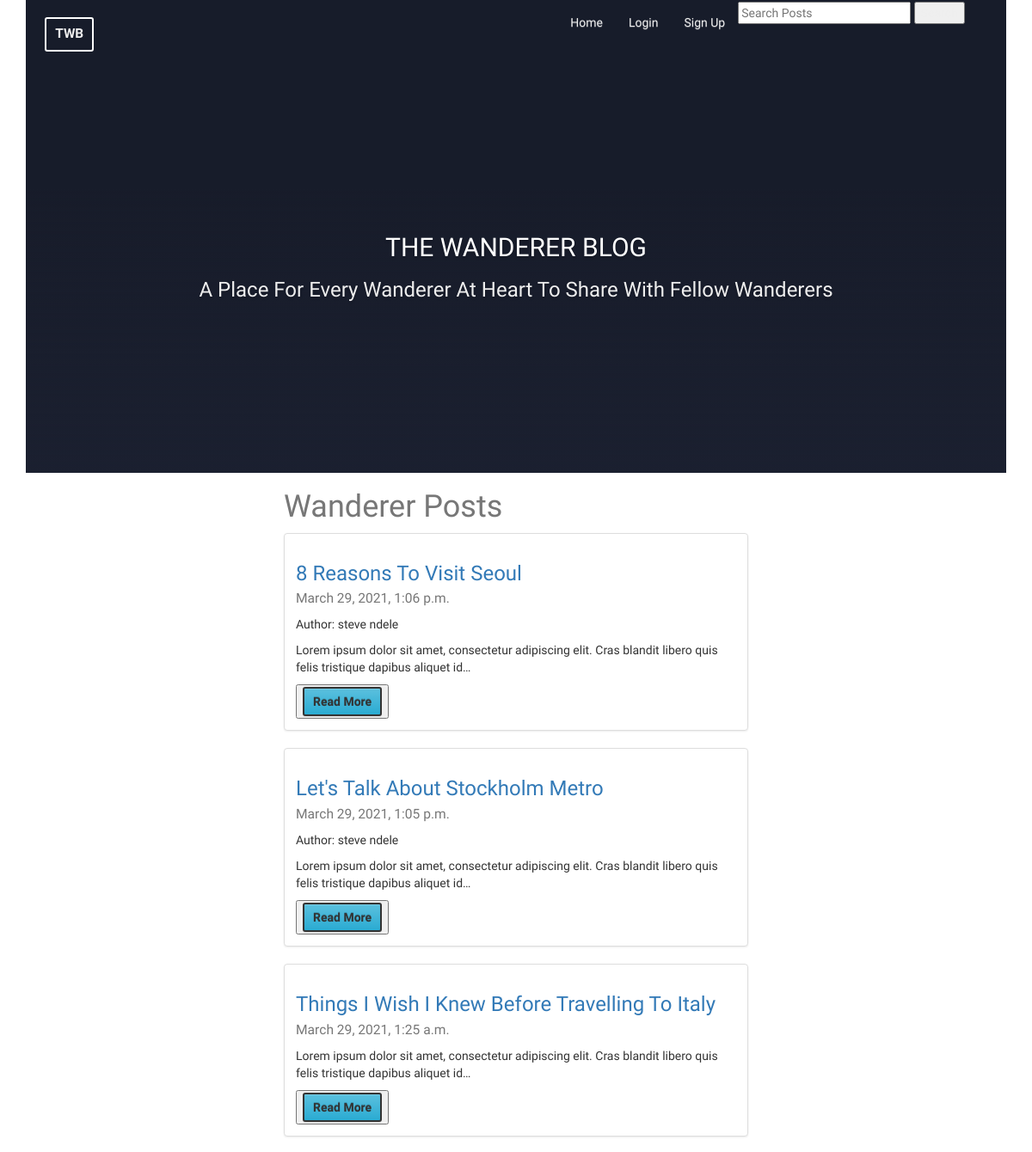
The app's page /?page=2 (upper part), older data.
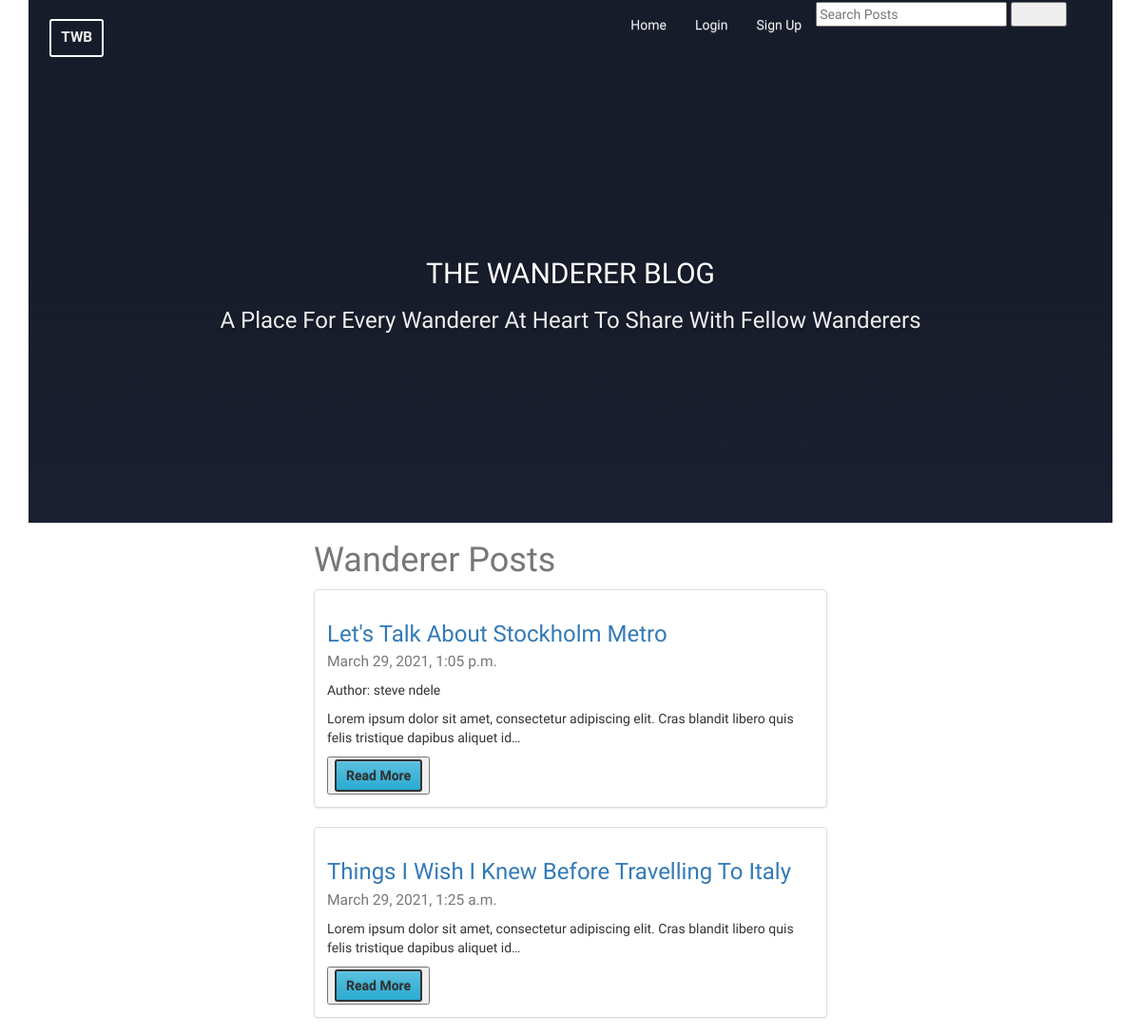
The same page, newer data.
### posts/models.py (models this page shows, shortened)
class Post(models.Model):
    user = models.ForeignKey(settings.AUTH_USER_MODEL, default=1, on_delete=models.CASCADE)
    title = models.CharField(max_length=150)
    slug = models.SlugField(unique=True)
    image = CloudinaryField(
            null=True,
            blank=True,
            height_field='height_field',
            width_field='width_field')
    height_field = models.IntegerField(default=0)
    width_field = models.IntegerField(default=0)
    content = models.TextField()
    draft = models.BooleanField(default=False)
    publish = models.DateTimeField(default=datetime.datetime.now())
    updated = models.DateTimeField(auto_now=True, auto_now_add=False)
    timestamp = models.DateTimeField(auto_now=False, auto_now_add=True)
    objects = PostManager()
    def get_absolute_url(self):
        return reverse("posts:detail", kwargs={"slug": self.slug})
    class Meta:
        ordering = ["-timestamp", "-updated"]

### posts/views.py (the view, shortened to what this page needs)
# urls.py: url(r'^$', post_list, name = "home"),
def post_list(request):
    today = timezone.now().date()
    queryset_list = Post.objects.active().order_by("-timestamp")
    queryset_list = Post.objects.all()
    query = request.GET.get("q")
    paginator = Paginator(queryset_list,5) #Show 5 contacts per page
    page_request_var = 'page'
    page = request.GET.get(page_request_var)
    try:
        queryset = paginator.page(page)
    except PageNotAnInteger:
        queryset = paginator.page(1)
    except EmptyPage:
        queryset = paginator.page(paginator.num_pages)
    context = {
            "object_list":queryset,
            "title":"Wanderer Posts",
            "page_request_var":page_request_var,
            "today":today,
        }
    return render(request,"post_list.html", context)

### posts/models.py (called while the page is built)
    def active(self, *args, **kwargs):
        return super(PostManager, self).filter(draft=False).filter(publish__lte=timezone.now())

### posts/templates/post_list.html (shortened to what this page needs)
{% extends "base.html" %}
{% block content %}
<div class ='col-sm-6 col-sm-offset-3'>
  <br\><br\><br\><br\>
    <h1>{{title}}</h1>
        {% for obj in object_list %}
         <div class="row">
            <div class="col-sm-12">
              <div class="thumbnail">
                <div class="caption">
                  <h3><a href='{{ obj.get_absolute_url }}'>{{ obj.title }}</a><br/><small>{{ obj.publish}}</small></h3>
                  {% if obj.user.get_full_name %}
                  <p>Author: {{ obj.user.get_full_name }}</p>
                  {% endif %}
                  <p>{{ obj.content | linebreaks | truncatechars:120 }}</p>
                  <button type="button"> <a href='{{ obj.get_absolute_url }}' class ="btn btn-info">Read More</a></button>
                </div>
              </div>
            </div>
        </div>
        {% endfor %}
    </div>
{% endblock %}

Row changes from the older to the newer data that the page shows:
no longer on this page (row edited): Post: title "8 Reasons To Visit Seoul", publish "March 29, 2021, 1:06 p.m.", user.get_full_name "steve ndele", content "Lorem ipsum dolor sit amet, consectetur adipiscing elit. Cras blandit libero quis felis tristique dapibus aliquet id…"
